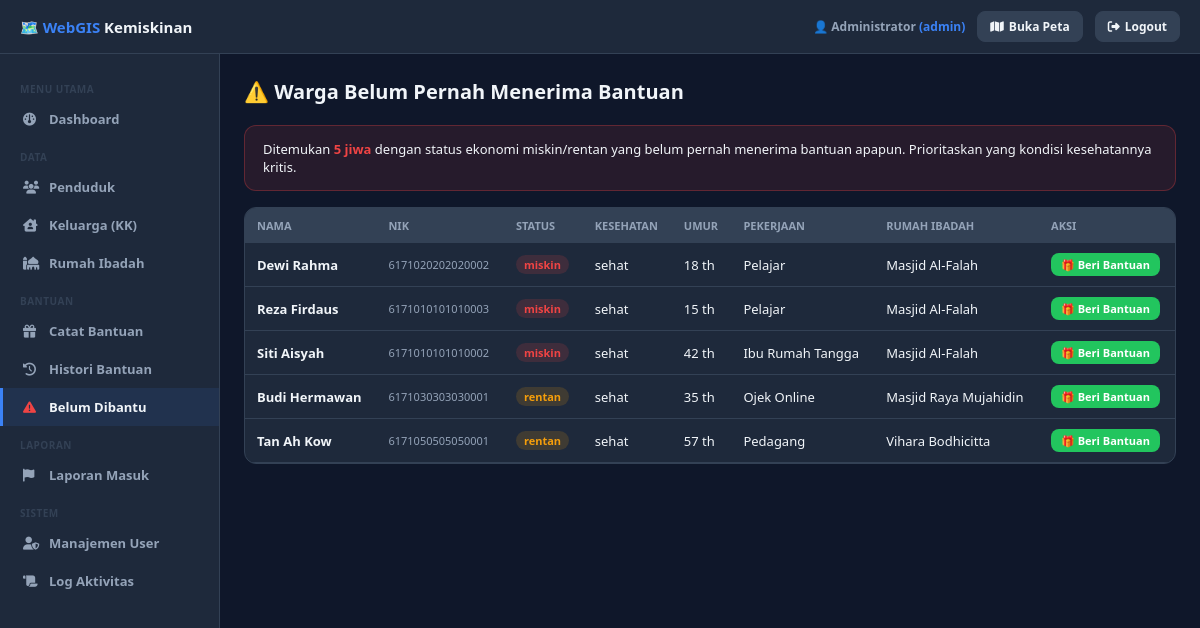
Page /webgis-kemiskinan/admin/belum_dibantu.php (signed in) on the committed database.
### tables this page shows
CREATE TABLE penduduk (
  nik             VARCHAR(16)   NOT NULL PRIMARY KEY,
  id_keluarga     INT UNSIGNED  NULL,
  nama_lengkap    VARCHAR(200)  NOT NULL,
  jenis_kelamin   ENUM('L','P') NOT NULL,
  tanggal_lahir   DATE          NOT NULL,
  umur            TINYINT UNSIGNED NULL,
  status_keluarga ENUM('kepala_keluarga','istri','anak','menantu','cucu','orang_tua','mertua','anggota_lain') NOT NULL DEFAULT 'anggota_lain',
  status_perkawinan ENUM('belum_kawin','kawin','cerai_hidup','cerai_mati') NOT NULL DEFAULT 'belum_kawin',
  status_hidup    ENUM('hidup','meninggal') NOT NULL DEFAULT 'hidup',
  pendidikan_terakhir ENUM('tidak_sekolah','SD','SMP','SMA','SMK','D1','D2','D3','S1','S2','S3') NOT NULL DEFAULT 'tidak_sekolah',
  status_pendidikan   ENUM('sekolah','tidak_sekolah','lulus') NOT NULL DEFAULT 'tidak_sekolah',
  pekerjaan       VARCHAR(150)  NULL,
  penghasilan     DECIMAL(15,2) NULL DEFAULT 0,
  status_ekonomi  ENUM('miskin','rentan','mampu') NOT NULL DEFAULT 'rentan',
  kondisi_kesehatan ENUM('sehat','sakit_ringan','sakit_parah','disabilitas') NOT NULL DEFAULT 'sehat',
  catatan_kesehatan TEXT         NULL,
  no_telp         VARCHAR(20)   NULL,
  alamat          TEXT          NULL,
  latitude        DECIMAL(10,7) NULL,
  longitude       DECIMAL(10,7) NULL,
  foto            VARCHAR(255)  NULL,
  created_at      TIMESTAMP     NOT NULL DEFAULT CURRENT_TIMESTAMP,
  updated_at      TIMESTAMP     NOT NULL DEFAULT CURRENT_TIMESTAMP ON UPDATE CURRENT_TIMESTAMP,
  INDEX idx_pddk_keluarga   (id_keluarga),
  INDEX idx_pddk_status_ek  (status_ekonomi),
  INDEX idx_pddk_status_hid (status_hidup),
  INDEX idx_pddk_latlng     (latitude, longitude),
  CONSTRAINT fk_pddk_keluarga FOREIGN KEY (id_keluarga) REFERENCES keluarga(id) ON DELETE SET NULL
);

CREATE TABLE rumah_ibadah (
  id            INT UNSIGNED AUTO_INCREMENT PRIMARY KEY,
  nama          VARCHAR(200)  NOT NULL,
  jenis         ENUM('Masjid','Musholla','Gereja Protestan','Gereja Katolik','Pura','Vihara','Klenteng','Lainnya') NOT NULL DEFAULT 'Lainnya',
  kontak        VARCHAR(120)  NULL,
  radius_meter  DOUBLE        NOT NULL DEFAULT 300,
  latitude      DECIMAL(10,7) NOT NULL,
  longitude     DECIMAL(10,7) NOT NULL,
  alamat        TEXT          NULL,
  kelurahan     VARCHAR(120)  NULL,
  kecamatan     VARCHAR(120)  NULL,
  kota          VARCHAR(120)  NULL,
  deskripsi     TEXT          NULL,
  created_at    TIMESTAMP     NOT NULL DEFAULT CURRENT_TIMESTAMP,
  updated_at    TIMESTAMP     NOT NULL DEFAULT CURRENT_TIMESTAMP ON UPDATE CURRENT_TIMESTAMP,
  INDEX idx_ri_jenis    (jenis),
  INDEX idx_ri_latlng   (latitude, longitude)
);

### webgis-kemiskinan/php/koneksi.php (called while the page is built, shortened)
<?php
function h(string $s): string {
    return htmlspecialchars($s, ENT_QUOTES, 'UTF-8');
}

### webgis-kemiskinan/admin/belum_dibantu.php (the view, shortened to what this page needs)
<?php
require_once __DIR__ . '/_layout.php';
$rows = [];
try {
    $rows = $pdo->query("
        SELECT p.nik, p.nama_lengkap, p.status_ekonomi, p.kondisi_kesehatan,
               TIMESTAMPDIFF(YEAR, p.tanggal_lahir, CURDATE()) AS umur, p.pekerjaan, p.penghasilan, p.alamat,
               k.no_kk, k.nama_kk, ri.nama AS nama_ri, ri.jenis AS jenis_ri
        FROM penduduk p
        LEFT JOIN keluarga k ON k.id=p.id_keluarga
        LEFT JOIN rumah_ibadah ri ON ri.id=k.rumah_ibadah_id
        WHERE p.status_hidup='hidup'
          AND p.status_ekonomi IN ('miskin','rentan')
          AND NOT EXISTS(
            SELECT 1 FROM histori_bantuan hb
            WHERE hb.nik=p.nik AND hb.status_penyaluran='disalurkan'
          )
        ORDER BY
            CASE p.status_ekonomi WHEN 'miskin' THEN 1 ELSE 2 END,
            CASE p.kondisi_kesehatan WHEN 'sakit_parah' THEN 1 WHEN 'disabilitas' THEN 2 WHEN 'sakit_ringan' THEN 3 ELSE 4 END,
            p.nama_lengkap
    ")->fetchAll();
} catch(Exception $e) {}
render_header('Belum Pernah Dibantu');
?>
<div class="page-title">⚠️ Warga Belum Pernah Menerima Bantuan</div>
<div style="background:rgba(239,68,68,.1);border:1px solid rgba(239,68,68,.3);border-radius:12px;padding:14px 18px;margin-bottom:16px;font-size:13px">
  Ditemukan <strong style="color:#ef4444"><?= count($rows) ?> jiwa</strong> dengan status ekonomi miskin/rentan yang belum pernah menerima bantuan apapun. Prioritaskan yang kondisi kesehatannya kritis.
</div>
<div class="card" style="padding:0;overflow:hidden">
  <table>
    <thead><tr>
      <th>Nama</th><th>NIK</th><th>Status</th><th>Kesehatan</th><th>Umur</th><th>Pekerjaan</th><th>Rumah Ibadah</th>
      <?php if (in_array($_SESSION['role'], ['admin','pengurus'])): ?><th>Aksi</th><?php endif; ?>
    </tr></thead>
    <tbody>
    <?php foreach ($rows as $r):
      $kritis = $r['status_ekonomi']==='miskin' && in_array($r['kondisi_kesehatan'],['sakit_parah','disabilitas']);
    ?>
    <tr <?= $kritis ? 'style="background:rgba(239,68,68,.05)"' : '' ?>>
      <td>
        <?= $kritis ? '🔥 ' : '' ?><strong><?= h($r['nama_lengkap']) ?></strong>
      </td>
      <td style="font-size:11px;color:#94a3b8"><?= h($r['nik']) ?></td>
      <td><span class="tag <?= $r['status_ekonomi'] ?>"><?= h($r['status_ekonomi']) ?></span></td>
      <td><?= h(str_replace('_',' ',$r['kondisi_kesehatan'])) ?></td>
      <td><?= $r['umur'] ?> th</td>
      <td><?= h($r['pekerjaan'] ?: '-') ?></td>
      <td><?= h($r['nama_ri'] ?: '-') ?></td>
      <?php if (in_array($_SESSION['role'], ['admin','pengurus'])): ?>
      <td>
        <a href="bantuan.php?nik=<?= h($r['nik']) ?>&nama=<?= urlencode($r['nama_lengkap']) ?>" class="btn btn-success btn-sm">
          🎁 Beri Bantuan
        </a>
      </td>
      <?php endif; ?>
    </tr>
    <?php endforeach; ?>
    </tbody>
  </table>
</div>
<?php render_footer(); ?>

### webgis-kemiskinan/admin/_layout.php (shortened to what this page needs)
<?php
require_once __DIR__ . '/../php/koneksi.php';
function render_header(string $title): void {
    $user = $_SESSION['user_nama'] ?? 'Tamu';
    $role = $_SESSION['role'] ?? '';
?>
<!DOCTYPE html>
<html lang="id">
<head>
  <link rel="stylesheet" href="https://cdnjs.cloudflare.com/ajax/libs/font-awesome/6.5.0/css/all.min.css">
</head>
<body>
<div id="topbar">
  <div class="logo">🗺️ <span>WebGIS</span> Kemiskinan</div>
  <span class="user">👤 <?= h($user) ?> <span style="color:var(--acc)">(<?= h($role) ?>)</span></span>
  <a class="tbtn" href="../index.html"><i class="fa-solid fa-map"></i> Buka Peta</a>
  <a class="tbtn" href="logout.php"><i class="fa-solid fa-right-from-bracket"></i> Logout</a>
</div>
<div id="wrap">
<div id="nav">
  <div class="nav-section">Menu Utama</div>
  <a href="index.php" <?= basename($_SERVER['PHP_SELF'])==='index.php'?'class="active"':'' ?>><i class="fa-solid fa-gauge" style="width:16px"></i> Dashboard</a>
  <?php if (in_array($role, ['admin','pengurus'])): ?>
  <div class="nav-section">Data</div>
  <a href="penduduk.php" <?= basename($_SERVER['PHP_SELF'])==='penduduk.php'?'class="active"':'' ?>><i class="fa-solid fa-users" style="width:16px"></i> Penduduk</a>
  <a href="keluarga.php" <?= basename($_SERVER['PHP_SELF'])==='keluarga.php'?'class="active"':'' ?>><i class="fa-solid fa-house-chimney-user" style="width:16px"></i> Keluarga (KK)</a>
  <a href="rumah_ibadah.php" <?= basename($_SERVER['PHP_SELF'])==='rumah_ibadah.php'?'class="active"':'' ?>><i class="fa-solid fa-mosque" style="width:16px"></i> Rumah Ibadah</a>
  <div class="nav-section">Bantuan</div>
  <a href="bantuan.php" <?= basename($_SERVER['PHP_SELF'])==='bantuan.php'?'class="active"':'' ?>><i class="fa-solid fa-gift" style="width:16px"></i> Catat Bantuan</a>
  <a href="histori_bantuan.php" <?= basename($_SERVER['PHP_SELF'])==='histori_bantuan.php'?'class="active"':'' ?>><i class="fa-solid fa-clock-rotate-left" style="width:16px"></i> Histori Bantuan</a>
  <a href="belum_dibantu.php" <?= basename($_SERVER['PHP_SELF'])==='belum_dibantu.php'?'class="active"':'' ?>><i class="fa-solid fa-triangle-exclamation" style="width:16px;color:var(--red)"></i> Belum Dibantu</a>
  <div class="nav-section">Laporan</div>
  <a href="laporan.php" <?= basename($_SERVER['PHP_SELF'])==='laporan.php'?'class="active"':'' ?>><i class="fa-solid fa-flag" style="width:16px"></i> Laporan Masuk</a>
  <?php endif; ?>
  <?php if ($role === 'admin'): ?>
  <div class="nav-section">Sistem</div>
  <a href="users.php" <?= basename($_SERVER['PHP_SELF'])==='users.php'?'class="active"':'' ?>><i class="fa-solid fa-user-shield" style="width:16px"></i> Manajemen User</a>
  <a href="log.php" <?= basename($_SERVER['PHP_SELF'])==='log.php'?'class="active"':'' ?>><i class="fa-solid fa-scroll" style="width:16px"></i> Log Aktivitas</a>
  <?php endif; ?>
</div>
<div id="content">
<?php
}
function render_footer(): void {
    echo '</div></div></body></html>';
}

### webgis-kemiskinan/admin/_layout.php (style rules this page uses)
* { box-sizing:border-box;margin:0;padding:0 }
:root { --bg:#0f172a;--sur:#1e293b;--sur2:#334155;--acc:#3b82f6;--green:#22c55e;--red:#ef4444;--yellow:#f59e0b;--txt:#f1f5f9;--txt2:#94a3b8;--brd:#334155;--rad:12px }
body { font-family:'Segoe UI',system-ui,sans-serif;background:var(--bg);color:var(--txt);min-height:100vh }
#topbar { background:var(--sur);border-bottom:1px solid var(--brd);padding:0 20px;height:54px;display:flex;align-items:center;gap:12px;position:sticky;top:0;z-index:100 }
#topbar .logo { font-weight:900;font-size:15px }
#topbar .logo span { color:var(--acc) }
#topbar .user { font-size:12px;color:var(--txt2);font-weight:700 }
#topbar a.tbtn,#topbar button.tbtn { background:var(--sur2);border:1px solid var(--brd);color:var(--txt);padding:6px 12px;border-radius:8px;font-size:12px;font-weight:700;text-decoration:none;cursor:pointer;transition:.2s;display:inline-flex;align-items:center;gap:5px }
#wrap { display:flex;min-height:calc(100vh - 54px) }
#nav { width:220px;background:var(--sur);border-right:1px solid var(--brd);padding:16px 0;flex-shrink:0 }
#nav a { display:flex;align-items:center;gap:10px;padding:10px 20px;color:var(--txt2);text-decoration:none;font-size:13px;font-weight:700;transition:.2s;border-left:3px solid transparent }
#nav a:hover,#nav a.active { color:var(--txt);background:rgba(59,130,246,.1);border-left-color:var(--acc) }
#nav .nav-section { padding:12px 20px 4px;font-size:10px;font-weight:900;color:var(--brd);text-transform:uppercase;letter-spacing:.5px }
#content { flex:1;padding:24px;overflow-x:auto }
.page-title { font-size:20px;font-weight:900;margin-bottom:20px;display:flex;align-items:center;gap:10px }
.card { background:var(--sur);border:1px solid var(--brd);border-radius:var(--rad);padding:20px;margin-bottom:16px }
table { width:100%;border-collapse:collapse;font-size:13px }
th { background:var(--sur2);padding:10px 12px;text-align:left;font-size:11px;font-weight:900;color:var(--txt2);text-transform:uppercase }
td { padding:10px 12px;border-bottom:1px solid var(--brd) }
.tag { display:inline-block;padding:2px 8px;border-radius:99px;font-size:11px;font-weight:800 }
.tag.miskin { background:rgba(239,68,68,.15);color:var(--red) }
.tag.rentan { background:rgba(245,158,11,.15);color:var(--yellow) }
.btn { padding:8px 16px;border-radius:8px;border:none;cursor:pointer;font-weight:700;font-size:12px;display:inline-flex;align-items:center;gap:5px;transition:.2s;text-decoration:none }
.btn-success { background:var(--green);color:#fff }
.btn-sm { padding:4px 10px;font-size:11px }

### rows in the picture
penduduk: nama_lengkap "Dewi Rahma", nik "6171020202020002", status_ekonomi "miskin", kondisi_kesehatan "sehat", umur "18", pekerjaan "Pelajar", rumah_ibadah.nama "Masjid Al-Falah"
penduduk: nama_lengkap "Reza Firdaus", nik "6171010101010003", status_ekonomi "miskin", kondisi_kesehatan "sehat", umur "15", pekerjaan "Pelajar", rumah_ibadah.nama "Masjid Al-Falah"
penduduk: nama_lengkap "Siti Aisyah", nik "6171010101010002", status_ekonomi "miskin", kondisi_kesehatan "sehat", umur "42", pekerjaan "Ibu Rumah Tangga", rumah_ibadah.nama "Masjid Al-Falah"
penduduk: nama_lengkap "Budi Hermawan", nik "6171030303030001", status_ekonomi "rentan", kondisi_kesehatan "sehat", umur "35", pekerjaan "Ojek Online", rumah_ibadah.nama "Masjid Raya Mujahidin"
penduduk: nama_lengkap "Tan Ah Kow", nik "6171050505050001", status_ekonomi "rentan", kondisi_kesehatan "sehat", umur "57", pekerjaan "Pedagang", rumah_ibadah.nama "Vihara Bodhicitta"

### other values in the picture
$user "Administrator"
$role "admin"
count($rows) "5"
